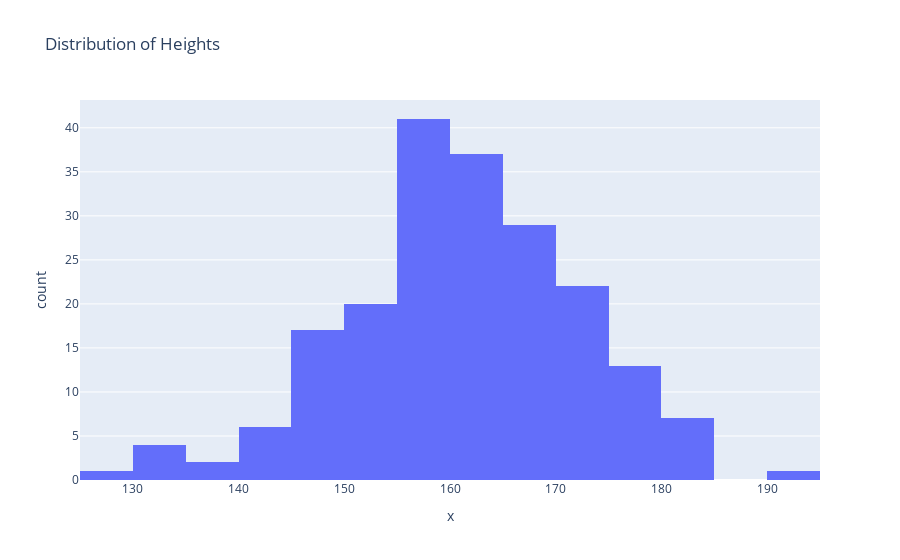

Source (notebook cell):
### Markdown cell above
## 4.Histogram: 
 A histogram is used to represent continuous data in the form of bar. Each bar has discrete values in bar graphs, whereas in histograms, we have bars representing a range of values. Histograms show frequency distributions. We can use histograms to visualize:
 
 * Students marks distribution
 * Frequency of waiting time of customers in a Bank

### Code cell
##Example 4: Let us illustrate the distribution of heights of 200 people using a histogram

import numpy as np
#Here we will concentrate on heights which are 160 and the standard deviation is 11
heights_array = np.random.normal(160, 11, 200)
## Use plotly express histogram chart function px.histogram.Provide input data x to the histogram
fig = px.histogram(x=heights_array,title="Distribution of Heights")
fig.show()

### Figure 1 — Plotly figure (JSON) as saved in the notebook; plotly's stock layout.template omitted (floating-point values rounded to 4 significant figures; data arrays with more than 128 entries replaced by an {"elided": "..."} marker saying what was removed)
{"data": [{"alignmentgroup": "True", "bingroup": "x", "hovertemplate": "x=%{x}<br>count=%{y}<extra></extra>", "legendgroup": "", "marker": {"color": "#636efa", "pattern": {"shape": ""}}, "name": "", "offsetgroup": "", "orientation": "v", "showlegend": false, "type": "histogram", "x": {"elided": "200 float values"}, "xaxis": "x", "yaxis": "y"}], "layout": {"autosize": true, "barmode": "relative", "legend": {"tracegroupgap": 0}, "title": {"text": "Distribution of Heights"}, "xaxis": {"anchor": "y", "autorange": true, "domain": [0, 1], "range": [125, 195], "title": {"text": "x"}, "type": "linear"}, "yaxis": {"anchor": "x", "autorange": true, "domain": [0, 1], "range": [0, 43.16], "title": {"text": "count"}}}}
